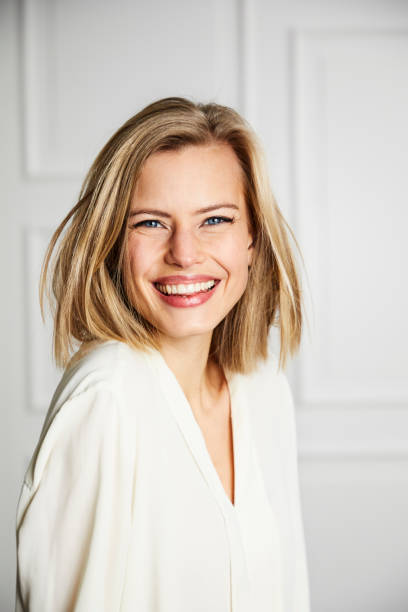
#> input picture task3.jpg, 408 x 612 px, given in place of fraud.png, which was not available
$ python task3.py
#> lines starting #> are read from the running program, lines starting #| are printed output that depends on the picture; pictures that were not available may be replaced by others from this repository, and a replacement may not be noted
import cv2
import numpy as np

# Load the reference (fraud) image
reference_image_path = r"D:/Assignments/image and vdo/LAB/LAB 6/fraud.png"  # Path to the reference image (fraud)
reference_img = cv2.imread(reference_image_path)
#> reference_img is the input picture: shape (612, 408, 3); mean B, G, R 191.6, 201, 210.8
if reference_img is None:
    print(f"Error loading reference image: {reference_image_path}")
    exit()
gray_reference = cv2.cvtColor(reference_img, cv2.COLOR_BGR2GRAY)
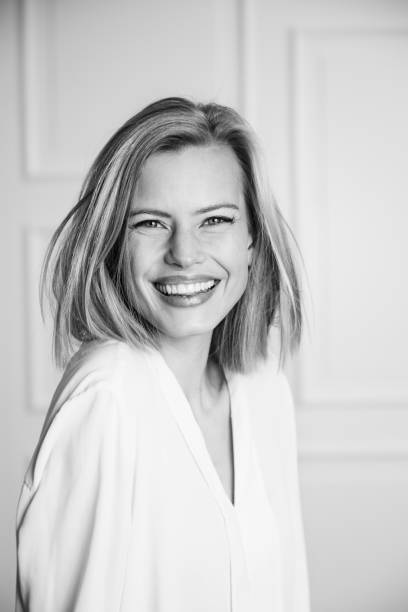
#> gray_reference: shape (612, 408); min 2, max 254, mean 202.9

# Initialize Haar Cascade for face detection
face_cascade = cv2.CascadeClassifier(cv2.data.haarcascades + 'haarcascade_frontalface_default.xml')

# Detect face in the reference image
reference_faces = face_cascade.detectMultiScale(gray_reference, scaleFactor=1.1, minNeighbors=5)
#> reference_faces = [[106, 160, 160, 160]]
if len(reference_faces) == 0:
    print("No face detected in the reference image.")
    exit()
else:
    # Use the first detected face
    x, y, w, h = reference_faces[0]
#> x = 106; y = 160; w = 160; h = 160
    reference_face = gray_reference[y:y+h, x:x+w]
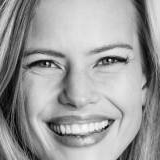
#> reference_face: shape (160, 160); min 2, max 253, mean 158.3

# Load the target image to compare with the reference image
target_image_path = r"C:\Users\spooj\Downloads\task3.jpg"  # Path to the target image
target_img = cv2.imread(target_image_path)
if target_img is None:
    print(f"Error loading target image: {target_image_path}")
    exit()
gray_target = cv2.cvtColor(target_img, cv2.COLOR_BGR2GRAY)

# Detect face in the target image
target_faces = face_cascade.detectMultiScale(gray_target, scaleFactor=1.1, minNeighbors=5)
#> target_faces = [[106, 160, 160, 160]]
if len(target_faces) == 0:
    print("No face detected in the target image.")
    exit()
else:
    # Use the first detected face
    x, y, w, h = target_faces[0]
    target_face = gray_target[y:y+h, x:x+w]

# Resize faces to a common size for comparison (100x100)
resized_reference_face = cv2.resize(reference_face, (100, 100))
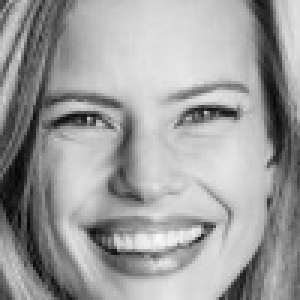
#> resized_reference_face: shape (100, 100) (shown 3 times larger); min 6, max 249, mean 158.3
resized_target_face = cv2.resize(target_face, (100, 100))

# Compute the similarity score using Mean Squared Error (MSE)
mse = np.sum((resized_reference_face - resized_target_face) ** 2) / (100 * 100)
#> mse = 0

# Set a threshold based on experimentation; lower MSE means better match
threshold = 1000  # Example threshold value, adjust based on results
if mse >= threshold:
    print(f"Faces did not match. MSE: {mse}")  # Print MSE and say faces did not match

# Optionally, visualize the faces and results
cv2.rectangle(reference_img, (x, y), (x + w, y + h), (0, 255, 0), 2)
cv2.putText(reference_img, "Reference Face", (x, y - 10), cv2.FONT_HERSHEY_SIMPLEX, 0.6, (0, 255, 0), 2)
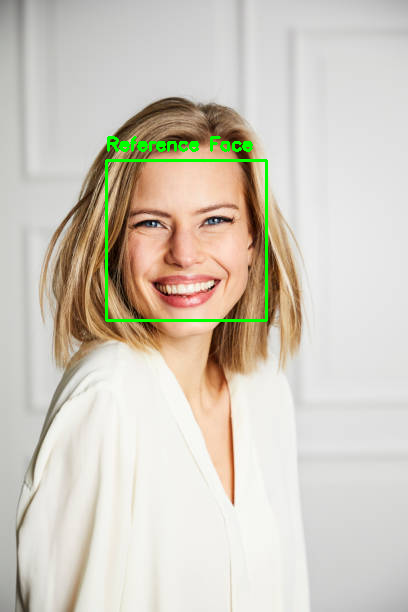
#> reference_img: shape (612, 408, 3); mean B, G, R 190.5, 202.6, 208.9

cv2.rectangle(target_img, (x, y), (x + w, y + h), (0, 255, 0), 2)
cv2.putText(target_img, "Target Face", (x, y - 10), cv2.FONT_HERSHEY_SIMPLEX, 0.6, (0, 255, 0), 2)
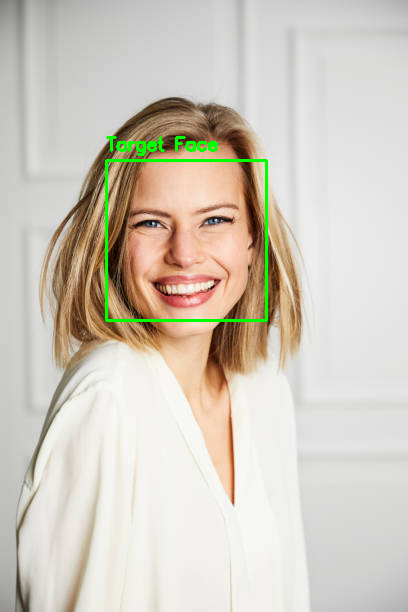
#> target_img: shape (612, 408, 3); mean B, G, R 190.6, 202.4, 209

# Show the images with rectangles drawn around faces
cv2.imshow("Reference Image", reference_img)
cv2.imshow("Target Image", target_img)

cv2.waitKey(0)
cv2.destroyAllWindows()
